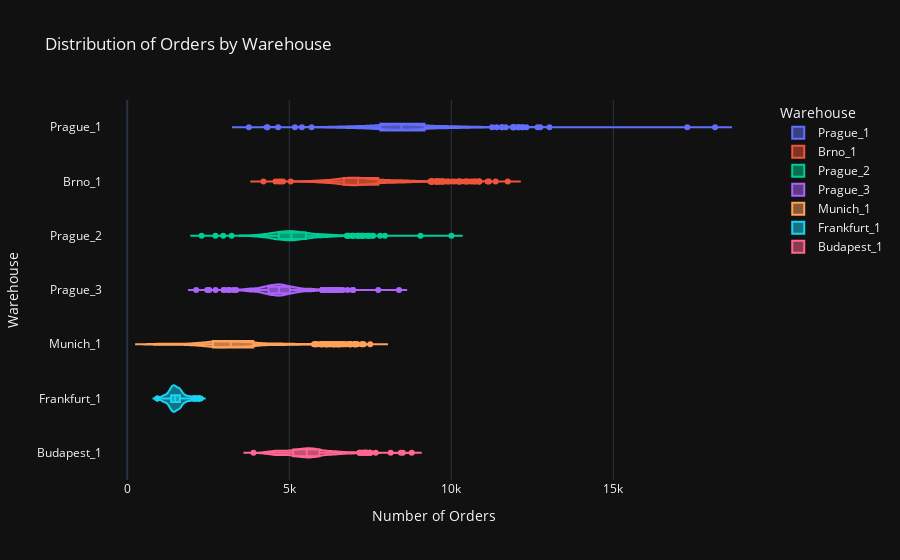

The notebook cell saved with this chart:
### Code cell
# Distribution of Orders by Warehouse
fig = px.violin(
    data_frame=train.reset_index(),
    x="orders",
    y="warehouse",
    color="warehouse",
    labels={"warehouse": "Warehouse", "orders": "Number of Orders"},
    orientation='h',
    points="outliers",
    box=True,
    title="Distribution of Orders by Warehouse",
    template="plotly_dark"
)
fig.show()

### Figure 1 — Plotly figure (JSON) as saved in the notebook; plotly's stock layout.template omitted (floating-point values rounded to 4 significant figures; data arrays with more than 128 entries replaced by an {"elided": "..."} marker saying what was removed)
{"data": [{"alignmentgroup": "True", "box": {"visible": true}, "hovertemplate": "Warehouse=%{y}<br>Number of Orders=%{x}<extra></extra>", "legendgroup": "Prague_1", "marker": {"color": "#636efa"}, "name": "Prague_1", "offsetgroup": "Prague_1", "orientation": "h", "points": "outliers", "scalegroup": "True", "showlegend": true, "type": "violin", "x": {"elided": "1193 int values"}, "x0": " ", "xaxis": "x", "y": {"elided": "1193 str values"}, "y0": " ", "yaxis": "y"}, {"alignmentgroup": "True", "box": {"visible": true}, "hovertemplate": "Warehouse=%{y}<br>Number of Orders=%{x}<extra></extra>", "legendgroup": "Brno_1", "marker": {"color": "#EF553B"}, "name": "Brno_1", "offsetgroup": "Brno_1", "orientation": "h", "points": "outliers", "scalegroup": "True", "showlegend": true, "type": "violin", "x": {"elided": "1193 int values"}, "x0": " ", "xaxis": "x", "y": {"elided": "1193 str values"}, "y0": " ", "yaxis": "y"}, {"alignmentgroup": "True", "box": {"visible": true}, "hovertemplate": "Warehouse=%{y}<br>Number of Orders=%{x}<extra></extra>", "legendgroup": "Prague_2", "marker": {"color": "#00cc96"}, "name": "Prague_2", "offsetgroup": "Prague_2", "orientation": "h", "points": "outliers", "scalegroup": "True", "showlegend": true, "type": "violin", "x": {"elided": "1193 int values"}, "x0": " ", "xaxis": "x", "y": {"elided": "1193 str values"}, "y0": " ", "yaxis": "y"}, {"alignmentgroup": "True", "box": {"visible": true}, "hovertemplate": "Warehouse=%{y}<br>Number of Orders=%{x}<extra></extra>", "legendgroup": "Prague_3", "marker": {"color": "#ab63fa"}, "name": "Prague_3", "offsetgroup": "Prague_3", "orientation": "h", "points": "outliers", "scalegroup": "True", "showlegend": true, "type": "violin", "x": {"elided": "1193 int values"}, "x0": " ", "xaxis": "x", "y": {"elided": "1193 str values"}, "y0": " ", "yaxis": "y"}, {"alignmentgroup": "True", "box": {"visible": true}, "hovertemplate": "Warehouse=%{y}<br>Number of Orders=%{x}<extra></extra>", "legendgroup": "Munich_1", "marker": {"color": "#FFA15A"}, "name": "Munich_1", "offsetgroup": "Munich_1", "orientation": "h", "points": "outliers", "scalegroup": "True", "showlegend": true, "type": "violin", "x": {"elided": "785 int values"}, "x0": " ", "xaxis": "x", "y": {"elided": "785 str values"}, "y0": " ", "yaxis": "y"}, {"alignmentgroup": "True", "box": {"visible": true}, "hovertemplate": "Warehouse=%{y}<br>Number of Orders=%{x}<extra></extra>", "legendgroup": "Frankfurt_1", "marker": {"color": "#19d3f3"}, "name": "Frankfurt_1", "offsetgroup": "Frankfurt_1", "orientation": "h", "points": "outliers", "scalegroup": "True", "showlegend": true, "type": "violin", "x": {"elided": "629 int values"}, "x0": " ", "xaxis": "x", "y": {"elided": "629 str values"}, "y0": " ", "yaxis": "y"}, {"alignmentgroup": "True", "box": {"visible": true}, "hovertemplate": "Warehouse=%{y}<br>Number of Orders=%{x}<extra></extra>", "legendgroup": "Budapest_1", "marker": {"color": "#FF6692"}, "name": "Budapest_1", "offsetgroup": "Budapest_1", "orientation": "h", "points": "outliers", "scalegroup": "True", "showlegend": true, "type": "violin", "x": {"elided": "1154 int values"}, "x0": " ", "xaxis": "x", "y": {"elided": "1154 str values"}, "y0": " ", "yaxis": "y"}], "layout": {"legend": {"title": {"text": "Warehouse"}, "tracegroupgap": 0}, "title": {"text": "Distribution of Orders by Warehouse"}, "violinmode": "overlay", "xaxis": {"anchor": "y", "domain": [0, 1], "title": {"text": "Number of Orders"}}, "yaxis": {"anchor": "x", "categoryarray": ["Budapest_1", "Frankfurt_1", "Munich_1", "Prague_3", "Prague_2", "Brno_1", "Prague_1"], "categoryorder": "array", "domain": [0, 1], "title": {"text": "Warehouse"}}}}
